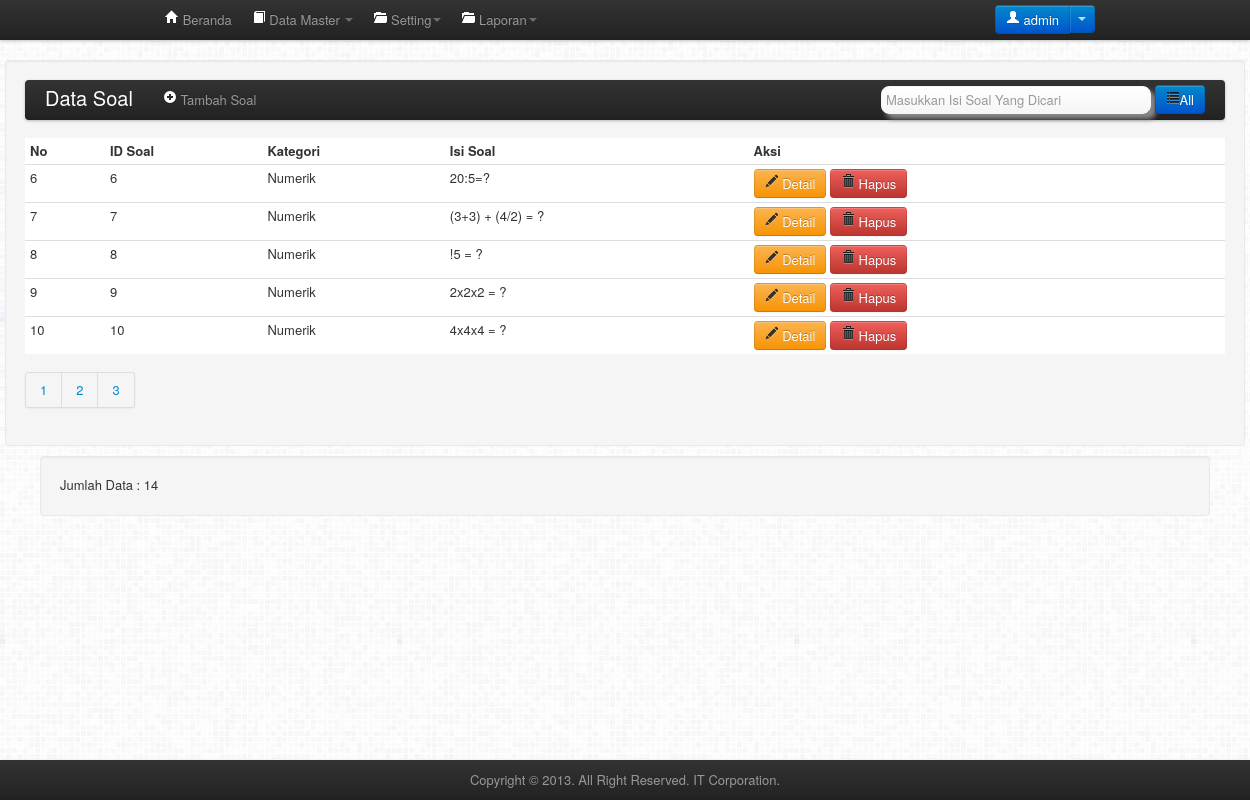
/admin/MenuUtama.php?master=soal&halaman=2 (signed in), run on the app's committed database.
### tables this page shows
CREATE TABLE `soal` (
  `id_soal` int(11) NOT NULL auto_increment,
  `id_kategori` int(11) default NULL,
  `isi_soal` text NOT NULL,
  PRIMARY KEY  (`id_soal`)
);

CREATE TABLE `kategori` (
  `id_kategori` int(11) NOT NULL auto_increment,
  `nama_kategori` varchar(30) NOT NULL,
  `waktu` int(11) NOT NULL,
  `jumlah_soal` int(11) NOT NULL,
  PRIMARY KEY  (`id_kategori`)
);

### admin/soal/index.php (the view, shortened to what this page needs)
<div class="well" style="width: 1200px; margin:10px auto;">
    <div class="navbar">
        <div class="navbar-inner">
            <div class="container">
                <a class="brand" href="#">Data Soal</a>
                <div class="nav-collapse">
                    <ul class="nav">
                        <li>
                            <a href="form_tambah.php" class="small-box" onclick="tambah(); return false;">
                                <i class="icon-plus-sign icon-white"></i> Tambah Soal
                            </a>
                        </li>
                    </ul>
                </div>
                <form name="user_form_search" action="" method="post" class="form-search">
                    <div class="navbar-form pull-right">
                        <input type="text" class="span3" name="username" placeholder="Masukkan Isi Soal Yang Dicari"/>
                        <a href='' class="btn btn-primary" ><i class='icon-list'></i>All</a>
                    </div>
                </form>
            </div>
        </div>
    </div>
    <table class="table table-hover table-condensed">
        <thead>
            <tr>
                <th>No</th>
                <th>ID Soal</th>
                <th>Kategori</th>
                <th>Isi Soal</th>
                <th>Aksi</th>
            </tr>
        </thead>
        <tbody>
<?php
$batas=5;
$halaman=$_GET['halaman'];
$posisi=null;
if(empty($halaman)){
$posisi=0;
$halaman=1;
}else{
$posisi=($halaman-1)* $batas;
}
$query="select soal.*,kategori.nama_kategori from soal, kategori
where soal.id_kategori=kategori.id_kategori ORDER BY id_soal LIMIT $posisi,$batas";
$query_page="SELECT isi_soal FROM soal";
$result=mysql_query($query) or die(mysql_error());
$no=0;
while($rows=mysql_fetch_array($result)){
$no+=1;
?>
            <tr>
                <td><?php echo ($no+$posisi); ?></td>
		<td><?php echo $rows['id_soal']; ?></td>
                <td><?php echo $rows['nama_kategori']; ?></td>
                <td id="<?php echo 'isi_soal'.$rows['id_soal'];?>"><?php echo $rows['isi_soal']; ?></td>
		<td align="center">
                    <a href="from_update.php?id_admin=<?php echo $rows['id_admin']; ?>" class="btn btn-warning"
                       onclick="return ubahData(<?php echo "'{$rows['id_soal']}','{$rows['nama_kategori']}'"; ?>);">
                        <i class="icon-pencil"></i> Detail
                    </a>
                    <a href="delete.php?id_admin=<?php echo $rows['id_admin']; ?>"
                       onclick="return deleteData(<?php echo $rows['id_soal']; ?>);" class="btn btn-danger">
                        <i class="icon-trash"></i> Hapus
                    </a>
                </td>
            </tr>
<?php
}
?>
        </tbody>
    </table>
<?php
$result_page = mysql_query($query_page);
$jmldata = mysql_num_rows($result_page);
$jmlhalaman = ceil($jmldata / $batas);
echo "<div class='pagination'><ul>";
for($i=1;$i<=$jmlhalaman;$i++)
    echo "<li> <a href='$_SERVER[PHP_SELF]?master=soal&halaman=$i'>$i</a></li>";
echo "</div></ul>";
?>
</div>
<div class="container">
	<div class="well">
	<?php
	echo "Jumlah Data : $jmldata";
	?>
	</div>
</div>

### admin/inc/tampilan/head_menu_utama.php (style rules this page uses)
body { background-image: url('../bootstrap/img/grey.png'); }

### data on the page
soal: posisi "6", id_soal "6", id_kategori.nama_kategori "Numerik", isi_soal "20:5=?"
soal: posisi "7", id_soal "7", id_kategori.nama_kategori "Numerik", isi_soal "(3+3) + (4/2) = ?"
soal: posisi "8", id_soal "8", id_kategori.nama_kategori "Numerik", isi_soal "!5 = ?"
soal: posisi "9", id_soal "9", id_kategori.nama_kategori "Numerik", isi_soal "2x2x2 = ?"
soal: posisi "10", id_soal "10", id_kategori.nama_kategori "Numerik", isi_soal "4x4x4 = ?"

### other printed values
$_SESSION['username'] "admin"
$jmldata "14"
